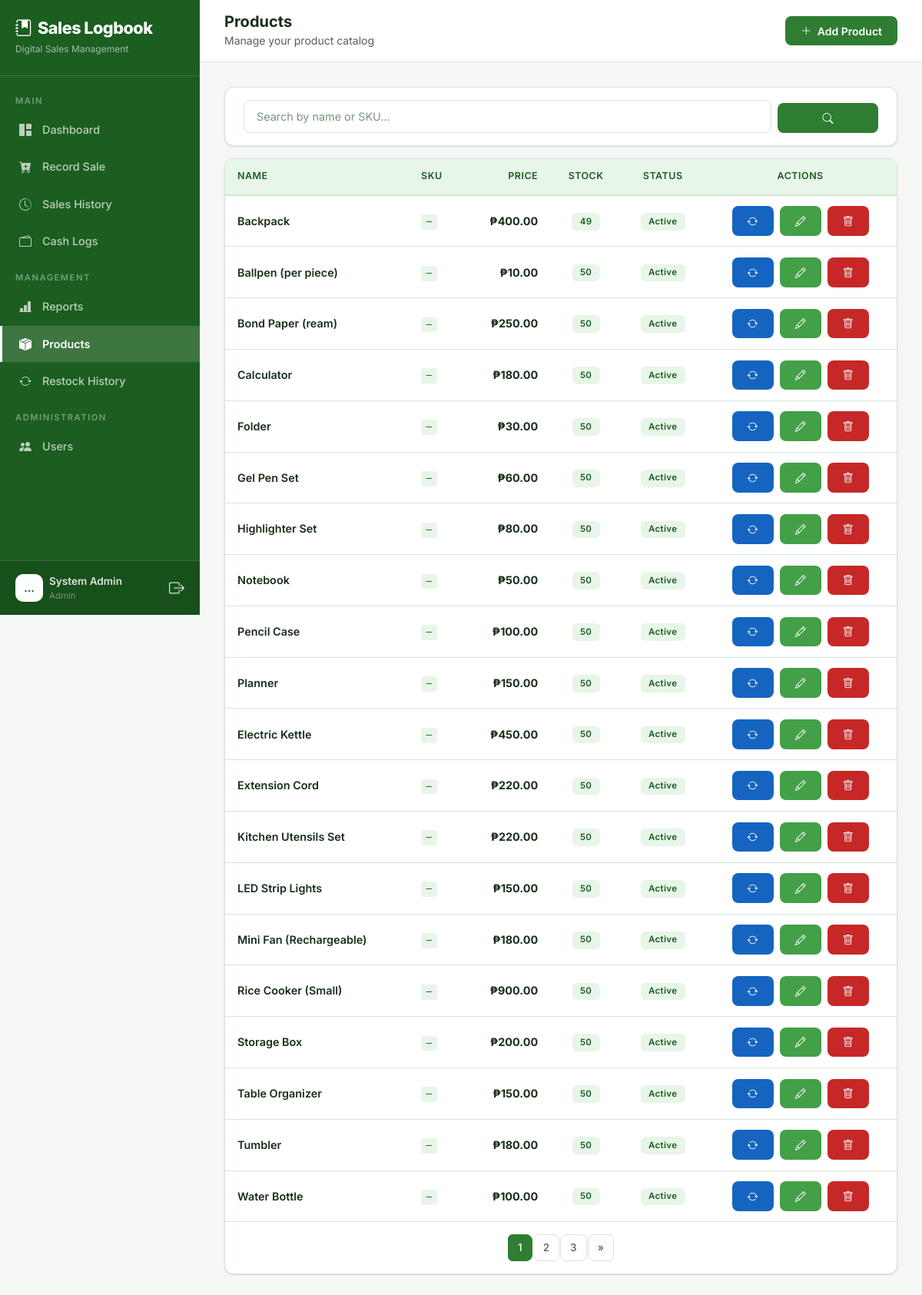
Screenshot of /products/ (signed in) with the database file from the repository.
### core/models.py (models this page shows, shortened)
class User(AbstractUser):
    ROLE_CHOICES = (
        ('admin', 'Admin'),
        ('manager', 'Manager'),
        ('staff', 'Sales Staff'),
    )
    role = models.CharField(max_length=10, choices=ROLE_CHOICES, default='staff')
    phone = models.CharField(max_length=20, blank=True, null=True)

class Product(models.Model):
    name = models.CharField(max_length=200)
    category = models.ForeignKey(Category, on_delete=models.SET_NULL, null=True, blank=True, related_name='products')
    description = models.TextField(blank=True, null=True)
    price = models.DecimalField(max_digits=12, decimal_places=2)
    stock = models.PositiveIntegerField(default=0, help_text="Current stock quantity")
    sku = models.CharField(max_length=50, blank=True, null=True, unique=True, verbose_name="SKU")
    is_active = models.BooleanField(default=True)
    created_at = models.DateTimeField(auto_now_add=True)
    updated_at = models.DateTimeField(auto_now=True)
    class Meta:
        ordering = ['category', 'name']

### core/views.py (the view)
# urls.py: path('products/', views.product_list, name='product_list'),
@login_required
@role_required('admin', 'manager')
def product_list(request):
    products = Product.objects.all()
    search = request.GET.get('search', '').strip()
    if search:
        products = products.filter(Q(name__icontains=search) | Q(sku__icontains=search))
    paginator = Paginator(products, 20)
    page = request.GET.get('page', 1)
    products = paginator.get_page(page)
    return render(request, 'core/product_list.html', {'products': products, 'search': search})

### core/templates/core/product_list.html (shortened to what this page needs)
{% extends "core/base.html" %}
{% load static %}
{% block body %}
{% include "core/partials/sidebar.html" %}
<div class="main-content">
    <div class="top-bar d-flex justify-content-between align-items-center">
        <div class="d-flex align-items-center gap-3">
            <div>
                <h5 class="mb-0 fw-bold">Products</h5>
                <small class="text-muted">Manage your product catalog</small>
            </div>
        </div>
        <a href="{% url 'product_create' %}" class="btn btn-primary">
            <i class="bi bi-plus-lg me-1"></i> Add Product
        </a>
    </div>
    <div class="page-content fade-in">
        <div class="card mb-3">
            <div class="card-body py-3">
                <form method="get" class="row g-2 align-items-end">
                    <div class="col-md-10">
                        <input type="text" name="search" class="form-control" placeholder="Search by name or SKU..." value="{{ search }}">
                    </div>
                    <div class="col-md-2">
                        <button type="submit" class="btn btn-primary w-100"><i class="bi bi-search"></i></button>
                    </div>
                </form>
            </div>
        </div>
        <div class="card">
            <div class="card-body p-0">
                {% if products %}
                <div class="table-responsive">
                    <table class="table table-hover mb-0">
                        <thead>
                            <tr>
                                <th>Name</th>
                                <th>SKU</th>
                                <th class="text-end">Price</th>
                                <th class="text-center">Stock</th>
                                <th class="text-center">Status</th>
                                <th class="text-center">Actions</th>
                            </tr>
                        </thead>
                        <tbody>
                            {% for product in products %}
                            <tr>
                                <td>
                                    <div class="fw-semibold">{{ product.name }}</div>
                                </td>
                                <td><code>{{ product.sku|default:"—" }}</code></td>
                                <td class="text-end fw-bold">₱{{ product.price|floatformat:2 }}</td>
                                <td class="text-center">
                                    {% if product.stock <= 5 and product.stock > 0 %}
                                    <span class="badge bg-warning bg-opacity-25 text-warning">{{ product.stock }}</span>
                                    {% elif product.stock == 0 %}
                                    <span class="badge bg-danger bg-opacity-25 text-danger">Out of stock</span>
                                    {% else %}
                                    <span class="badge bg-success bg-opacity-25 text-success">{{ product.stock }}</span>
                                    {% endif %}
                                </td>
                                <td class="text-center">
                                    {% if product.is_active %}
                                    <span class="badge bg-success bg-opacity-25 text-success">Active</span>
                                    {% else %}
                                    <span class="badge bg-secondary bg-opacity-25 text-secondary">Inactive</span>
                                    {% endif %}
                                </td>
                                <td class="text-center">
                                    <a href="{% url 'restock_create' %}?product={{ product.pk }}" class="btn btn-sm btn-info text-white me-1" title="Restock">
                                        <i class="bi bi-arrow-repeat"></i>
                                    </a>
                                    <a href="{% url 'product_edit' product.pk %}" class="btn btn-sm btn-warning me-1" title="Edit">
                                        <i class="bi bi-pencil"></i>
                                    </a>
                                    {% if request.user.role == 'admin' %}
                                    <a href="{% url 'product_delete' product.pk %}" class="btn btn-sm btn-danger" title="Delete">
                                        <i class="bi bi-trash"></i>
                                    </a>
                                    {% endif %}
                                </td>
                            </tr>
                            {% endfor %}
                        </tbody>
                    </table>
                </div>
                {% if products.has_other_pages %}
                <div class="d-flex justify-content-center py-3">
                    <nav>
                        <ul class="pagination mb-0">
                            {% for num in products.paginator.page_range %}
                                {% if num == products.number %}
                                <li class="page-item active"><span class="page-link">{{ num }}</span></li>
                                {% elif num > products.number|add:"-3" and num < products.number|add:"3" %}
                                <li class="page-item"><a class="page-link" href="?page={{ num }}&search={{ search }}">{{ num }}</a></li>
                                {% endif %}
                            {% endfor %}
                            {% if products.has_next %}
                            <li class="page-item"><a class="page-link" href="?page={{ products.next_page_number }}&search={{ search }}">&raquo;</a></li>
                            {% endif %}
                        </ul>
                    </nav>
                </div>
                {% endif %}
                {% else %}
                <div class="empty-state">
                    <i class="bi bi-box-seam"></i>
                    <p>No products found. <a href="{% url 'product_create' %}">Add your first product!</a></p>
                </div>
                {% endif %}
            </div>
        </div>
    </div>
</div>
{% endblock %}

### core/templates/core/partials/sidebar.html (shortened to what this page needs)
{% load static %}
<nav class="sidebar" id="sidebar">
    <div class="brand">
        <h4><i class="bi bi-journal-bookmark-fill me-2"></i>Sales Logbook</h4>
        <small>Digital Sales Management</small>
    </div>
    <div class="d-flex flex-column" style="height: calc(100% - 85px - 80px);">
        <div class="flex-grow-1 overflow-auto py-2">
            <div class="nav-divider">Main</div>
            <a href="{% url 'dashboard' %}"
                class="nav-link {% if request.resolver_match.url_name == 'dashboard' %}active{% endif %}">
                <i class="bi bi-grid-1x2-fill"></i> Dashboard
            </a>
            <a href="{% url 'record_sale' %}"
                class="nav-link {% if request.resolver_match.url_name == 'record_sale' %}active{% endif %}">
                <i class="bi bi-cart-plus-fill"></i> Record Sale
            </a>
            <a href="{% url 'sales_history' %}"
                class="nav-link {% if request.resolver_match.url_name == 'sales_history' %}active{% endif %}">
                <i class="bi bi-clock-history"></i> Sales History
            </a>
            <a href="{% url 'cash_log_list' %}"
                class="nav-link {% if 'cash_log' in request.resolver_match.url_name %}active{% endif %}">
                <i class="bi bi-wallet2"></i> Cash Logs
            </a>
            {% if request.user.role == 'admin' or request.user.role == 'manager' %}
            <div class="nav-divider">Management</div>
            <a href="{% url 'reports' %}"
                class="nav-link {% if request.resolver_match.url_name == 'reports' %}active{% endif %}">
                <i class="bi bi-bar-chart-line-fill"></i> Reports
            </a>
            <a href="{% url 'product_list' %}"
                class="nav-link {% if request.resolver_match.url_name == 'product_list' or request.resolver_match.url_name == 'product_create' or request.resolver_match.url_name == 'product_edit' %}active{% endif %}">
                <i class="bi bi-box-seam-fill"></i> Products
            </a>
            <a href="{% url 'restock_list' %}"
                class="nav-link {% if 'restock' in request.resolver_match.url_name %}active{% endif %}">
                <i class="bi bi-arrow-repeat"></i> Restock History
            </a>
            {% endif %}
            {% if request.user.role == 'admin' %}
            <div class="nav-divider">Administration</div>
            <a href="{% url 'user_list' %}"
                class="nav-link {% if request.resolver_match.url_name == 'user_list' or request.resolver_match.url_name == 'user_create' or request.resolver_match.url_name == 'user_edit' %}active{% endif %}">
                <i class="bi bi-people-fill"></i> Users
            </a>
            {% endif %}
        </div>
        <div class="user-info">
            <div class="d-flex align-items-center gap-2">
                <div class="avatar">
                    {{ request.user.first_name|default:request.user.username|truncatechars:1|upper }}
                </div>
                <div class="flex-grow-1">
                    <div class="fw-semibold" style="font-size: 0.85rem;">
                        {{request.user.get_full_name|default:request.user.username }}</div>
                    <div style="font-size: 0.72rem; color: var(--text-muted);">{{ request.user.get_role_display }}</div>
                </div>
                <a href="{% url 'logout' %}" class="text-secondary" title="Logout">
                    <i class="bi bi-box-arrow-right fs-5"></i>
                </a>
            </div>
        </div>
    </div>
</nav>

### rows the page displays
User: user.first_name "…", user.get_full_name "System Admin", user.role "Admin"
Product: name "Backpack", sku "—", price "400.00", stock "49", is_active "Active"
Product: name "Ballpen (per piece)", sku "—", price "10.00", stock "50", is_active "Active"
Product: name "Bond Paper (ream)", sku "—", price "250.00", stock "50", is_active "Active"
Product: name "Calculator", sku "—", price "180.00", stock "50", is_active "Active"
Product: name "Folder", sku "—", price "30.00", stock "50", is_active "Active"
Product: name "Gel Pen Set", sku "—", price "60.00", stock "50", is_active "Active"
Product: name "Highlighter Set", sku "—", price "80.00", stock "50", is_active "Active"
Product: name "Notebook", sku "—", price "50.00", stock "50", is_active "Active"
Product: name "Pencil Case", sku "—", price "100.00", stock "50", is_active "Active"
Product: name "Planner", sku "—", price "150.00", stock "50", is_active "Active"
Product: name "Electric Kettle", sku "—", price "450.00", stock "50", is_active "Active"
Product: name "Extension Cord", sku "—", price "220.00", stock "50", is_active "Active"
Product: name "Kitchen Utensils Set", sku "—", price "220.00", stock "50", is_active "Active"
Product: name "LED Strip Lights", sku "—", price "150.00", stock "50", is_active "Active"
Product: name "Mini Fan (Rechargeable)", sku "—", price "180.00", stock "50", is_active "Active"
Product: name "Rice Cooker (Small)", sku "—", price "900.00", stock "50", is_active "Active"
Product: name "Storage Box", sku "—", price "200.00", stock "50", is_active "Active"
Product: name "Table Organizer", sku "—", price "150.00", stock "50", is_active "Active"
Product: name "Tumbler", sku "—", price "180.00", stock "50", is_active "Active"
Product: name "Water Bottle", sku "—", price "100.00", stock "50", is_active "Active"

### other values shown
{{ num }} "1"
{{ num }} "2" "3"
